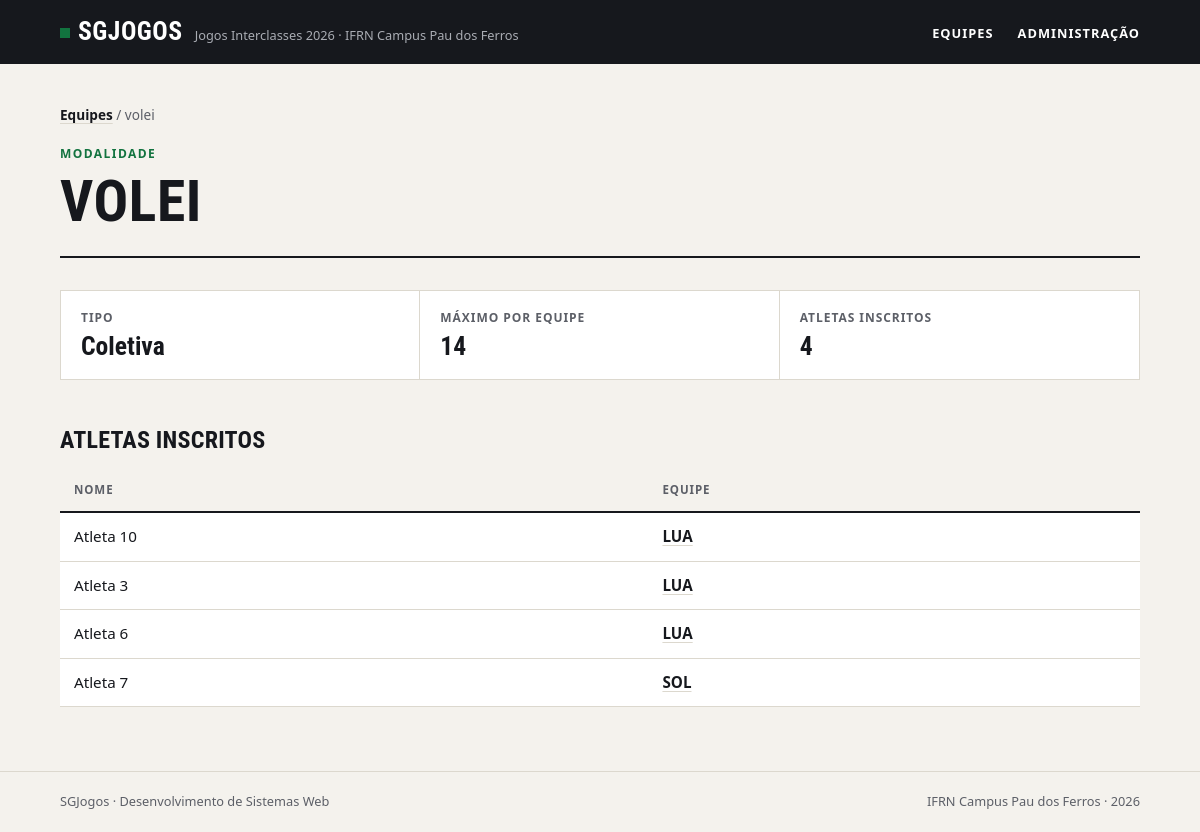
Screenshot of /modalidades/3/ with the database file from the repository.
### jogos/models.py (models this page shows, shortened)
class Modalidade(models.Model):
    tipo_choices = [
        ('Coletiva', 'COLETIVA'),
        ('Individual', 'INDIVIDUAL'),
    ]
    nome = models.CharField(max_length=50, unique=True)
    tipo = models.CharField(max_length=10, choices=tipo_choices)
    max_atletas = models.PositiveIntegerField()
    class Meta:
        verbose_name="Modalidade"
        verbose_name_plural = "Modalidades"
        ordering = ['nome']

class Atleta(models.Model):
    nome = models.CharField(max_length=50)
    matricula = models.CharField(max_length=20, unique=True)
    data_nascimento = models.DateField()
    equipe = models.ForeignKey(Equipe, on_delete=models.PROTECT, related_name='atletas')
    modalidade = models.ManyToManyField(Modalidade, related_name='atletas', blank=True)
    class Meta:
        verbose_name="Atleta"
        verbose_name_plural = "Atletas"
        ordering = ['nome']

class Equipe(models.Model):
    nome = models.CharField(max_length=50, unique=True)
    curso = models.CharField(max_length=50)
    cor = models.CharField(max_length=8)
    criada_em = models.DateTimeField(auto_now_add=True)
    tecnico = models.OneToOneField(Tecnico, on_delete=models.CASCADE, related_name='equipe', null=True, blank=True)
    class Meta:
        verbose_name="Equipe"
        verbose_name_plural = "Equipes"
        ordering = ['nome']

### jogos/views.py (the view)
# urls.py: path('modalidades/<int:modalidade_id>/', views.modalidade, name='modalidade'),
def modalidade(request, modalidade_id):
    modalidade = get_object_or_404(Modalidade, id=modalidade_id)
    return render(request, 'jogos/modalidade.html', {'modalidade': modalidade})

### jogos/templates/jogos/modalidade.html
{% extends 'base.html' %}
{% block content %}
    <nav class="trilha"><a href="{% url 'jogos:index' %}">Equipes</a> / {{ modalidade.nome }}</nav>
    <header class="topo">
        <span class="sobretitulo">Modalidade</span>
        <h1>{{ modalidade.nome }}</h1>
    </header>
    <dl class="numeros">
        <div>
            <dt>Tipo</dt>
            <dd>{{ modalidade.tipo }}</dd>
        </div>
        <div>
            <dt>Máximo por equipe</dt>
            <dd>{{ modalidade.max_atletas }}</dd>
        </div>
        <div>
            <dt>Atletas inscritos</dt>
            <dd>{{ modalidade.atletas.count }}</dd>
        </div>
    </dl>
    <h2>Atletas inscritos</h2>
    <div class="tabela">
        <table>
            <thead>
                <tr>
                    <th>Nome</th>
                    <th>Equipe</th>
                </tr>
            </thead>
            <tbody>
                {% for atleta in modalidade.atletas.all %}
                <tr>
                    <td>{{ atleta.nome }}</td>
                    <td><a href="{% url 'jogos:equipe' atleta.equipe.id %}">{{ atleta.equipe.nome }}</a></td>
                </tr>
                {% empty %}
                <tr>
                    <td class="vazio" colspan="2">Nenhum atleta inscrito nesta modalidade.</td>
                </tr>
                {% endfor %}
            </tbody>
        </table>
    </div>
{% endblock %}

### static/css/style.css (style rules this page uses)
:root { --papel: #f4f2ed; --branco: #ffffff; --tinta: #16181d; --tinta-suave: #5c5f67; --linha: #dcd8ce; --verde: #12733f; --verde-claro: #e2efe6; --fonte-texto: system-ui, -apple-system, "Segoe UI", Roboto, Ubuntu, "Helvetica Neue", Arial, sans-serif; --fonte-titulo: "Bahnschrift SemiCondensed", "Bahnschrift", "Avenir Next Condensed", "Roboto Condensed", "Ubuntu Condensed", "Arial Narrow", var(--fonte-texto); }
*, *::before, *::after { box-sizing: border-box; }
* { margin: 0; padding: 0; }
body { min-height: 100vh; display: flex; flex-direction: column; background: var(--papel); color: var(--tinta); font-family: var(--fonte-texto); font-size: 1rem; line-height: 1.55; -webkit-font-smoothing: antialiased; }
a { color: inherit; }
h1, h2, h3 { font-family: var(--fonte-titulo); font-stretch: condensed; font-weight: 700; line-height: 1.05; text-transform: uppercase; letter-spacing: 0.01em; }
.topo { padding-bottom: 24px; margin-bottom: 32px; border-bottom: 2px solid var(--tinta); }
.sobretitulo { display: block; margin-bottom: 8px; color: var(--verde); font-size: 0.75rem; font-weight: 700; letter-spacing: 0.12em; text-transform: uppercase; }
h1 { font-size: clamp(2.2rem, 6vw, 3.6rem); }
h2 { margin: 48px 0 16px; font-size: 1.5rem; }
.trilha { margin-bottom: 20px; color: var(--tinta-suave); font-size: 0.85rem; }
.trilha a { color: var(--tinta); font-weight: 600; text-decoration-color: var(--linha); text-underline-offset: 3px; }
.numeros { display: grid; grid-template-columns: repeat(auto-fit, minmax(180px, 1fr)); border: 1px solid var(--linha); background: var(--branco); }
.numeros div { padding: 18px 20px; border-right: 1px solid var(--linha); }
.numeros div:last-child { border-right: none; }
.numeros dt { color: var(--tinta-suave); font-size: 0.75rem; font-weight: 700; letter-spacing: 0.08em; text-transform: uppercase; }
.numeros dd { margin-top: 4px; font-family: var(--fonte-titulo); font-stretch: condensed; font-size: 1.6rem; font-weight: 700; line-height: 1.15; font-variant-numeric: tabular-nums; overflow-wrap: anywhere; }
.tabela { overflow-x: auto; }
table { width: 100%; border-collapse: collapse; background: var(--branco); font-size: 0.95rem; font-variant-numeric: tabular-nums; }
th, td { padding: 12px 14px; border-bottom: 1px solid var(--linha); text-align: left; vertical-align: top; }
th { border-bottom: 2px solid var(--tinta); background: var(--papel); color: var(--tinta-suave); font-size: 0.72rem; font-weight: 700; letter-spacing: 0.08em; text-transform: uppercase; }
td a { font-weight: 600; text-decoration-color: var(--linha); text-underline-offset: 3px; }

### rows the page displays
Modalidade: nome "volei", nome "VOLEI", tipo "Coletiva", max_atletas "14", atletas.count "4"
Atleta: nome "Atleta 10", equipe.nome "LUA"
Atleta: nome "Atleta 3", equipe.nome "LUA"
Atleta: nome "Atleta 6", equipe.nome "LUA"
Atleta: nome "Atleta 7", equipe.nome "SOL"
